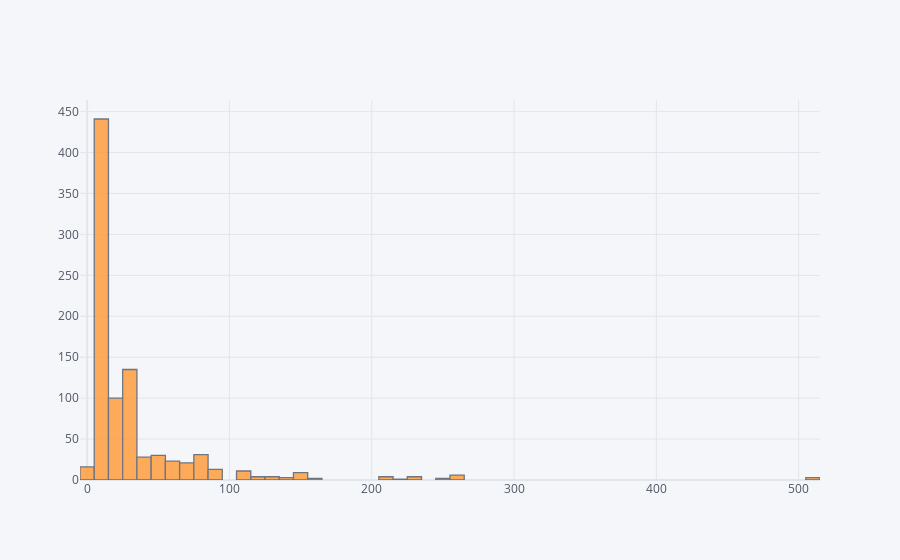

The code cell stored with this chart in its notebook:
### Code cell
train['Fare'].iplot(kind='hist', x='Fare')

### Figure 1 — Plotly figure (JSON) as saved in the notebook; plotly's stock layout.template omitted (floating-point values rounded to 4 significant figures; data arrays with more than 128 entries replaced by an {"elided": "..."} marker saying what was removed)
{"data": [{"histfunc": "count", "histnorm": "", "marker": {"color": "rgba(255, 153, 51, 1.0)", "line": {"color": "#4D5663", "width": 1.3}}, "name": "Fare", "opacity": 0.8, "orientation": "v", "type": "histogram", "x": {"elided": "891 float values"}}], "layout": {"autosize": true, "barmode": "overlay", "legend": {"bgcolor": "#F5F6F9", "font": {"color": "#4D5663"}}, "paper_bgcolor": "#F5F6F9", "plot_bgcolor": "#F5F6F9", "title": {"font": {"color": "#4D5663"}}, "xaxis": {"autorange": true, "gridcolor": "#E1E5ED", "range": [-5, 515], "showgrid": true, "tickfont": {"color": "#4D5663"}, "title": {"font": {"color": "#4D5663"}, "text": ""}, "type": "linear", "zerolinecolor": "#E1E5ED"}, "yaxis": {"autorange": true, "gridcolor": "#E1E5ED", "range": [0, 464.2], "showgrid": true, "tickfont": {"color": "#4D5663"}, "title": {"font": {"color": "#4D5663"}, "text": ""}, "zerolinecolor": "#E1E5ED"}}}
